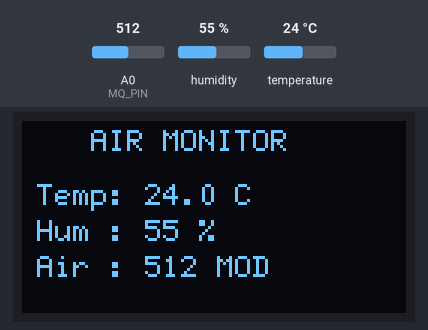
Simulated run of this sketch. Board: Arduino Uno, built with avr-gcc and run on an emulated ATmega328P. Parts: 128×64 one-colour display. The test bench sets the inputs (shaded band); at power-on: A0 (MQ_PIN) = 512, humidity 55 %, temperature 24 °C.

Above: at 3.3 s.
3.4 s: A0 (MQ_PIN) set to 588
At 6.4 s:
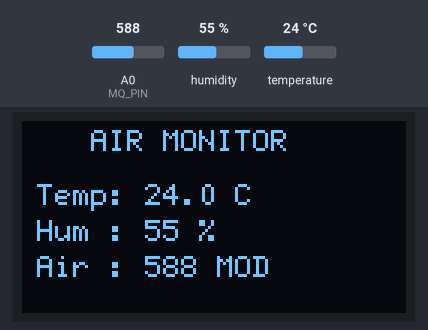
6.8 s: A0 (MQ_PIN) set to 612
At 9.1 s:
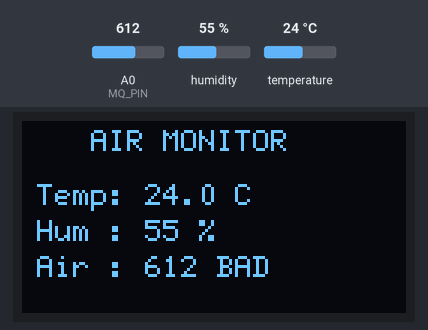
10.0 s: A0 (MQ_PIN) set to 290
At 13.6 s:
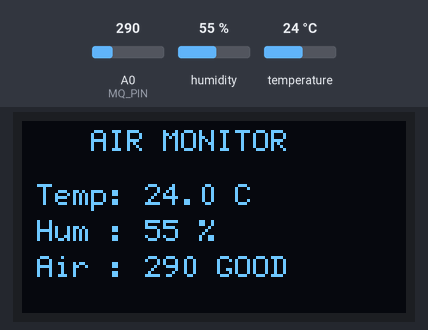
14.2 s: humidity set to 22 %
At 16.5 s:
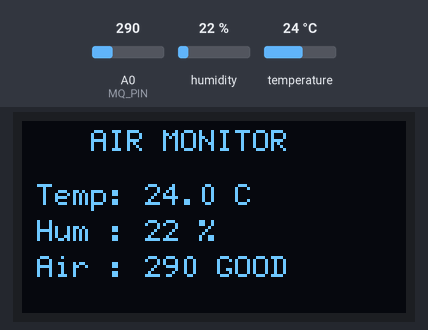
17.4 s: temperature set to 12 °C
At 21.2 s:
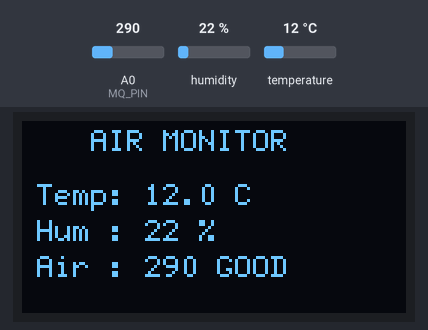
21.6 s: humidity set to 40 %
At 23.0 s:
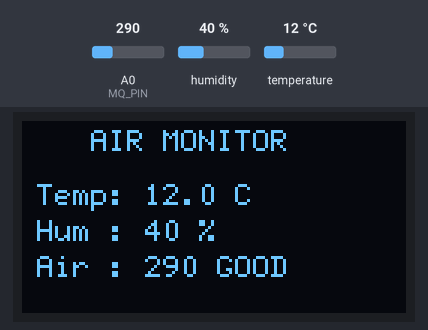
Timing chart, 0 to 24.6 s (numbered marks = the images above; inputs shaded):
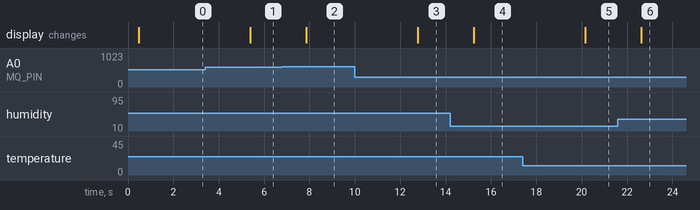

Measured:
- the behaviour switches between 599 and 600 on A0 (MQ_PIN) (found by bisection; images 1 and 2)
- after the input at 3.4 s, the display: changes after 2.0 s (image 1)
- after the input at 6.8 s, the display: changes after 1.0 s (image 2)
- after the input at 10.0 s, the display: changes after 2.8 s (image 3)
- after the input at 14.2 s, the display: changes after 1.0 s (image 4)
- after the input at 17.4 s, the display: changes after 2.8 s (image 5)
- after the input at 21.6 s, the display: changes after 1.0 s (image 6)

The sketch:

aqisensor.ino
```cpp
#include <U8g2lib.h>
#include <DHT.h>

/* ================= DISPLAY =================
   SSD1306 128x64 SPI OLED
*/
U8G2_SSD1306_128X64_NONAME_1_4W_HW_SPI u8g2(
  U8G2_R0,
  /* CS=*/ 10,
  /* DC=*/ 9,
  /* RESET=*/ 8
);

/* ================= SENSORS ================= */
#define DHTPIN 2
#define DHTTYPE DHT11
#define MQ_PIN A0

/* ================= UI OFFSET ================= */
#define X_OFFSET 5   // 👉 shift everything 5 pixels to the right

DHT dht(DHTPIN, DHTTYPE);

void setup() {
  dht.begin();
  u8g2.begin();
}

void loop() {
  float temp = dht.readTemperature();
  float hum  = dht.readHumidity();
  int air    = analogRead(MQ_PIN);

  u8g2.firstPage();
  do {
    u8g2.setFont(u8g2_font_6x12_tf);

    // ---------- TITLE ----------
    u8g2.drawStr(18 + X_OFFSET, 10, "AIR MONITOR");

    // ---------- TEMPERATURE ----------
    u8g2.setCursor(0 + X_OFFSET, 28);
    u8g2.print("Temp: ");
    if (isnan(temp)) {
      u8g2.print("--");
    } else {
      u8g2.print(temp, 1);
      u8g2.print(" C");
    }

    // ---------- HUMIDITY ----------
    u8g2.setCursor(0 + X_OFFSET, 40);
    u8g2.print("Hum : ");
    if (isnan(hum)) {
      u8g2.print("--");
    } else {
      u8g2.print(hum, 0);
      u8g2.print(" %");
    }

    // ---------- AIR QUALITY ----------
    u8g2.setCursor(0 + X_OFFSET, 52);
    u8g2.print("Air : ");
    u8g2.print(air);

    if (air < 300)       u8g2.print(" GOOD");
    else if (air < 600)  u8g2.print(" MOD");
    else                 u8g2.print(" BAD");

  } while (u8g2.nextPage());

  delay(2000);
}
```
